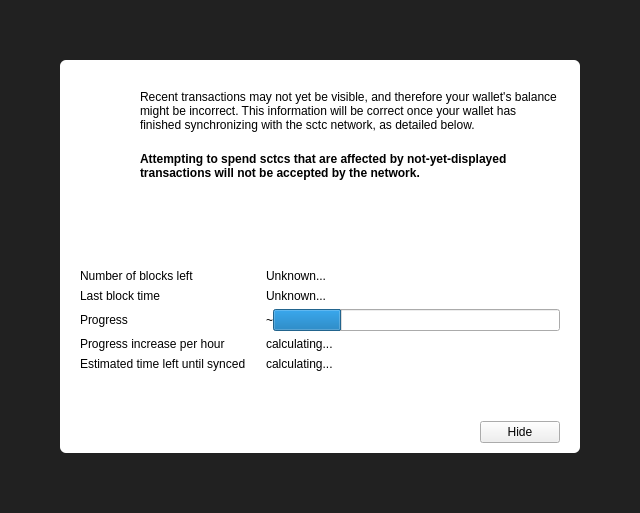
<?xml version="1.0" encoding="UTF-8"?>
<ui version="4.0">
 <class>ModalOverlay</class>
 <widget class="ModalOverlay" name="ModalOverlay">
  <property name="geometry">
   <rect>
    <x>0</x>
    <y>0</y>
    <width>640</width>
    <height>513</height>
   </rect>
  </property>
  <property name="windowTitle">
   <string>Form</string>
  </property>
  <layout class="QVBoxLayout" name="verticalLayout" stretch="0">
   <property name="sizeConstraint">
    <enum>QLayout::SetDefaultConstraint</enum>
   </property>
   <property name="leftMargin">
    <number>0</number>
   </property>
   <property name="topMargin">
    <number>0</number>
   </property>
   <property name="rightMargin">
    <number>0</number>
   </property>
   <property name="bottomMargin">
    <number>0</number>
   </property>
   <item>
    <widget class="QWidget" name="bgWidget" native="true">
     <property name="styleSheet">
      <string notr="true">#bgWidget { background: rgba(0,0,0,220); }</string>
     </property>
     <layout class="QVBoxLayout" name="verticalLayoutMain" stretch="0">
      <property name="leftMargin">
       <number>60</number>
      </property>
      <property name="topMargin">
       <number>60</number>
      </property>
      <property name="rightMargin">
       <number>60</number>
      </property>
      <property name="bottomMargin">
       <number>60</number>
      </property>
      <item>
       <widget class="QWidget" name="contentWidget" native="true">
        <property name="styleSheet">
         <string notr="true">#contentWidget { background: white; border-radius: 6px; }</string>
        </property>
        <layout class="QVBoxLayout" name="verticalLayout_3" stretch="1,0,0">
         <property name="spacing">
          <number>0</number>
         </property>
         <property name="leftMargin">
          <number>20</number>
         </property>
         <property name="topMargin">
          <number>10</number>
         </property>
         <property name="rightMargin">
          <number>20</number>
         </property>
         <property name="bottomMargin">
          <number>10</number>
         </property>
         <item>
          <widget class="QStackedWidget" name="stackedWidget">
           <property name="currentIndex">
            <number>0</number>
           </property>
           <widget class="QWidget" name="page">
            <layout class="QVBoxLayout" name="verticalLayout_2">
             <property name="spacing">
              <number>0</number>
             </property>
             <property name="leftMargin">
              <number>0</number>
             </property>
             <property name="topMargin">
              <number>0</number>
             </property>
             <property name="rightMargin">
              <number>0</number>
             </property>
             <property name="bottomMargin">
              <number>0</number>
             </property>
             <item>
              <layout class="QHBoxLayout" name="horizontalLayoutIconText" stretch="0,1">
               <property name="spacing">
                <number>20</number>
               </property>
               <property name="topMargin">
                <number>20</number>
               </property>
               <item>
                <layout class="QVBoxLayout" name="verticalLayoutIcon">
                 <item>
                  <widget class="QPushButton" name="warningIcon">
                   <property name="enabled">
                    <bool>false</bool>
                   </property>
                   <property name="text">
                    <string/>
                   </property>
                   <property name="icon">
                    <iconset>
                     <normaloff>:/icons/warning</normaloff>
                     <disabledoff>:/icons/warning</disabledoff>:/icons/warning</iconset>
                   </property>
                   <property name="iconSize">
                    <size>
                     <width>48</width>
                     <height>48</height>
                    </size>
                   </property>
                   <property name="flat">
                    <bool>true</bool>
                   </property>
                  </widget>
                 </item>
                 <item>
                  <spacer name="verticalSpacerWarningIcon">
                   <property name="orientation">
                    <enum>Qt::Vertical</enum>
                   </property>
                   <property name="sizeHint" stdset="0">
                    <size>
                     <width>20</width>
                     <height>40</height>
                    </size>
                   </property>
                  </spacer>
                 </item>
                </layout>
               </item>
               <item>
                <layout class="QVBoxLayout" name="verticalLayoutInfoText">
                 <property name="leftMargin">
                  <number>0</number>
                 </property>
                 <property name="topMargin">
                  <number>0</number>
                 </property>
                 <item>
                  <widget class="QLabel" name="infoText">
                   <property name="text">
                    <string>Recent transactions may not yet be visible, and therefore your wallet's balance might be incorrect. This information will be correct once your wallet has finished synchronizing with the sctc network, as detailed below.</string>
                   </property>
                   <property name="textFormat">
                    <enum>Qt::RichText</enum>
                   </property>
                   <property name="wordWrap">
                    <bool>true</bool>
                   </property>
                  </widget>
                 </item>
                 <item>
                  <widget class="QLabel" name="infoTextStrong">
                   <property name="font">
                    <font>
                     <weight>75</weight>
                     <bold>true</bold>
                    </font>
                   </property>
                   <property name="text">
                    <string>Attempting to spend sctcs that are affected by not-yet-displayed transactions will not be accepted by the network.</string>
                   </property>
                   <property name="textFormat">
                    <enum>Qt::RichText</enum>
                   </property>
                   <property name="wordWrap">
                    <bool>true</bool>
                   </property>
                  </widget>
                 </item>
                 <item>
                  <spacer name="verticalSpacerInTextSpace">
                   <property name="orientation">
                    <enum>Qt::Vertical</enum>
                   </property>
                   <property name="sizeHint" stdset="0">
                    <size>
                     <width>20</width>
                     <height>40</height>
                    </size>
                   </property>
                  </spacer>
                 </item>
                </layout>
               </item>
              </layout>
             </item>
             <item>
              <layout class="QFormLayout" name="formLayout">
               <property name="fieldGrowthPolicy">
                <enum>QFormLayout::ExpandingFieldsGrow</enum>
               </property>
               <property name="horizontalSpacing">
                <number>20</number>
               </property>
               <property name="verticalSpacing">
                <number>6</number>
               </property>
               <property name="topMargin">
                <number>10</number>
               </property>
               <item row="0" column="0">
                <widget class="QLabel" name="labelNumberOfBlocksLeft">
                 <property name="font">
                  <font>
                   <weight>50</weight>
                   <bold>false</bold>
                  </font>
                 </property>
                 <property name="text">
                  <string>Number of blocks left</string>
                 </property>
                </widget>
               </item>
               <item row="0" column="1">
                <widget class="QLabel" name="numberOfBlocksLeft">
                 <property name="sizePolicy">
                  <sizepolicy hsizetype="Expanding" vsizetype="Preferred">
                   <horstretch>0</horstretch>
                   <verstretch>0</verstretch>
                  </sizepolicy>
                 </property>
                 <property name="text">
                  <string>Unknown...</string>
                 </property>
                </widget>
               </item>
               <item row="1" column="0">
                <widget class="QLabel" name="labelLastBlockTime">
                 <property name="font">
                  <font>
                   <weight>50</weight>
                   <bold>false</bold>
                  </font>
                 </property>
                 <property name="text">
                  <string>Last block time</string>
                 </property>
                </widget>
               </item>
               <item row="1" column="1">
                <widget class="QLabel" name="newestBlockDate">
                 <property name="sizePolicy">
                  <sizepolicy hsizetype="Expanding" vsizetype="Preferred">
                   <horstretch>0</horstretch>
                   <verstretch>0</verstretch>
                  </sizepolicy>
                 </property>
                 <property name="text">
                  <string>Unknown...</string>
                 </property>
                </widget>
               </item>
               <item row="2" column="0">
                <widget class="QLabel" name="labelSyncDone">
                 <property name="font">
                  <font>
                   <weight>50</weight>
                   <bold>false</bold>
                  </font>
                 </property>
                 <property name="text">
                  <string>Progress</string>
                 </property>
                </widget>
               </item>
               <item row="2" column="1">
                <layout class="QHBoxLayout" name="horizontalLayoutSync" stretch="0,1">
                 <item>
                  <widget class="QLabel" name="percentageProgress">
                   <property name="text">
                    <string notr="true">~</string>
                   </property>
                  </widget>
                 </item>
                 <item>
                  <widget class="QProgressBar" name="progressBar">
                   <property name="value">
                    <number>24</number>
                   </property>
                   <property name="format">
                    <string/>
                   </property>
                  </widget>
                 </item>
                </layout>
               </item>
               <item row="4" column="0">
                <widget class="QLabel" name="labelProgressIncrease">
                 <property name="font">
                  <font>
                   <weight>50</weight>
                   <bold>false</bold>
                  </font>
                 </property>
                 <property name="text">
                  <string>Progress increase per hour</string>
                 </property>
                </widget>
               </item>
               <item row="4" column="1">
                <widget class="QLabel" name="progressIncreasePerH">
                 <property name="sizePolicy">
                  <sizepolicy hsizetype="Expanding" vsizetype="Preferred">
                   <horstretch>0</horstretch>
                   <verstretch>0</verstretch>
                  </sizepolicy>
                 </property>
                 <property name="text">
                  <string>calculating...</string>
                 </property>
                </widget>
               </item>
               <item row="5" column="0">
                <widget class="QLabel" name="labelEstimatedTimeLeft">
                 <property name="font">
                  <font>
                   <weight>50</weight>
                   <bold>false</bold>
                  </font>
                 </property>
                 <property name="text">
                  <string>Estimated time left until synced</string>
                 </property>
                </widget>
               </item>
               <item row="5" column="1">
                <widget class="QLabel" name="expectedTimeLeft">
                 <property name="sizePolicy">
                  <sizepolicy hsizetype="Expanding" vsizetype="Preferred">
                   <horstretch>0</horstretch>
                   <verstretch>0</verstretch>
                  </sizepolicy>
                 </property>
                 <property name="text">
                  <string>calculating...</string>
                 </property>
                </widget>
               </item>
              </layout>
             </item>
            </layout>
           </widget>
           <widget class="QWidget" name="page_2">
            <layout class="QVBoxLayout" name="verticalLayout_4">
             <property name="spacing">
              <number>15</number>
             </property>
             <property name="topMargin">
              <number>40</number>
             </property>
             <property name="bottomMargin">
              <number>40</number>
             </property>
             <item>
              <layout class="QHBoxLayout" name="horizontalLayout_2">
               <item>
                <spacer name="horizontalSpacer_4">
                 <property name="orientation">
                  <enum>Qt::Horizontal</enum>
                 </property>
                 <property name="sizeHint" stdset="0">
                  <size>
                   <width>40</width>
                   <height>20</height>
                  </size>
                 </property>
                </spacer>
               </item>
               <item>
                <widget class="QPushButton" name="warningIconBackup">
                 <property name="enabled">
                  <bool>false</bool>
                 </property>
                 <property name="text">
                  <string/>
                 </property>
                 <property name="icon">
                  <iconset>
                   <normaloff>:/styles/app-icons/message_warning</normaloff>
                   <disabledoff>:/styles/app-icons/message_warning</disabledoff>:/styles/app-icons/message_warning</iconset>
                 </property>
                 <property name="iconSize">
                  <size>
                   <width>120</width>
                   <height>120</height>
                  </size>
                 </property>
                 <property name="flat">
                  <bool>true</bool>
                 </property>
                </widget>
               </item>
               <item>
                <spacer name="horizontalSpacer_5">
                 <property name="orientation">
                  <enum>Qt::Horizontal</enum>
                 </property>
                 <property name="sizeHint" stdset="0">
                  <size>
                   <width>40</width>
                   <height>20</height>
                  </size>
                 </property>
                </spacer>
               </item>
              </layout>
             </item>
             <item>
              <widget class="QLabel" name="labelNote">
               <property name="text">
                <string>IMPORATANT NOTE!</string>
               </property>
               <property name="alignment">
                <set>Qt::AlignCenter</set>
               </property>
              </widget>
             </item>
             <item>
              <widget class="QLabel" name="labelMessage">
               <property name="text">
                <string>Making a backup of your wallet helps ensure you can always maintain access to your funds. Please backup your wallet in order to avoid losing funds.</string>
               </property>
               <property name="alignment">
                <set>Qt::AlignCenter</set>
               </property>
               <property name="wordWrap">
                <bool>true</bool>
               </property>
              </widget>
             </item>
             <item>
              <spacer name="verticalSpacer">
               <property name="orientation">
                <enum>Qt::Vertical</enum>
               </property>
               <property name="sizeType">
                <enum>QSizePolicy::Expanding</enum>
               </property>
               <property name="sizeHint" stdset="0">
                <size>
                 <width>20</width>
                 <height>40</height>
                </size>
               </property>
              </spacer>
             </item>
             <item>
              <layout class="QHBoxLayout" name="horizontalLayout">
               <item>
                <spacer name="horizontalSpacer_2">
                 <property name="orientation">
                  <enum>Qt::Horizontal</enum>
                 </property>
                 <property name="sizeHint" stdset="0">
                  <size>
                   <width>40</width>
                   <height>20</height>
                  </size>
                 </property>
                </spacer>
               </item>
               <item>
                <widget class="QPushButton" name="walletBackupButton">
                 <property name="text">
                  <string>Wallet backup</string>
                 </property>
                </widget>
               </item>
               <item>
                <spacer name="horizontalSpacer_3">
                 <property name="orientation">
                  <enum>Qt::Horizontal</enum>
                 </property>
                 <property name="sizeHint" stdset="0">
                  <size>
                   <width>40</width>
                   <height>20</height>
                  </size>
                 </property>
                </spacer>
               </item>
              </layout>
             </item>
            </layout>
           </widget>
          </widget>
         </item>
         <item>
          <spacer name="verticalSpacerAfterText">
           <property name="orientation">
            <enum>Qt::Vertical</enum>
           </property>
           <property name="sizeHint" stdset="0">
            <size>
             <width>20</width>
             <height>40</height>
            </size>
           </property>
          </spacer>
         </item>
         <item>
          <layout class="QHBoxLayout" name="horizontalLayoutButtons">
           <property name="leftMargin">
            <number>10</number>
           </property>
           <property name="topMargin">
            <number>10</number>
           </property>
           <item>
            <spacer name="horizontalSpacer">
             <property name="orientation">
              <enum>Qt::Horizontal</enum>
             </property>
             <property name="sizeHint" stdset="0">
              <size>
               <width>40</width>
               <height>20</height>
              </size>
             </property>
            </spacer>
           </item>
           <item>
            <widget class="QPushButton" name="closeButton">
             <property name="text">
              <string>Hide</string>
             </property>
            </widget>
           </item>
          </layout>
         </item>
        </layout>
       </widget>
      </item>
     </layout>
    </widget>
   </item>
  </layout>
 </widget>
 <customwidgets>
  <customwidget>
   <class>ModalOverlay</class>
   <extends>QWidget</extends>
   <header>modaloverlay.h</header>
   <container>1</container>
  </customwidget>
 </customwidgets>
 <resources/>
 <connections/>
</ui>
